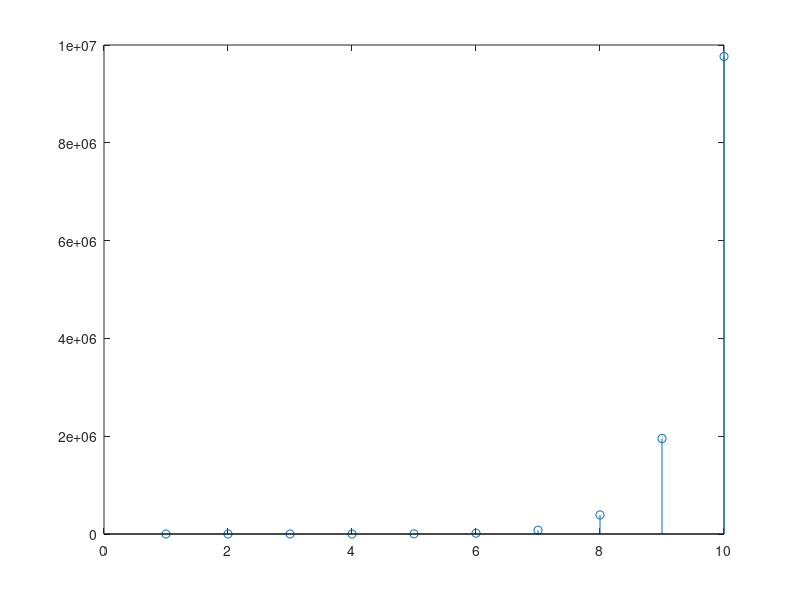

Write MATLAB code to recreate this figure.
a = input('Enter the value for "a" :')
u = ones(1,10);
n = 1:1:10;
output = a.^n.*u;
stem(n,output)   
if (abs(n)<1)
    'System is stable'
elseif (abs(n)==1)
        'System is marginally stable'
else
    'System is unstable'
end